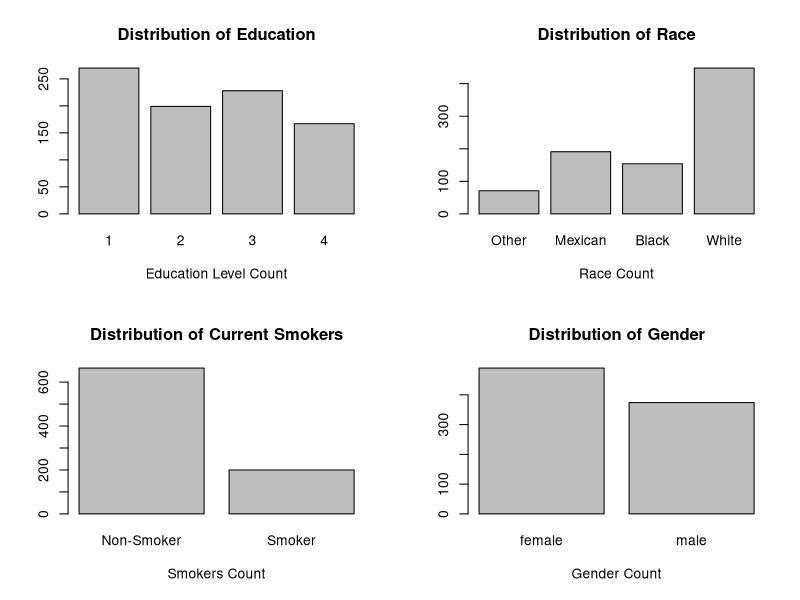
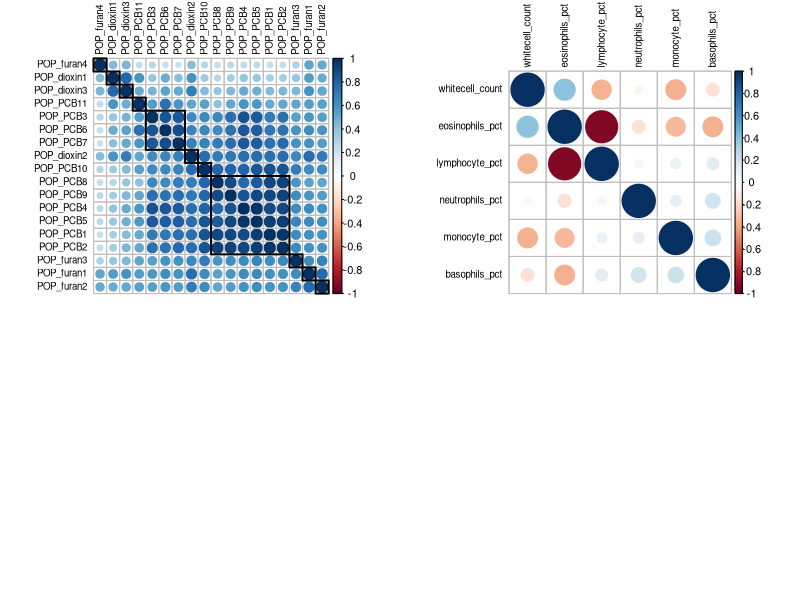
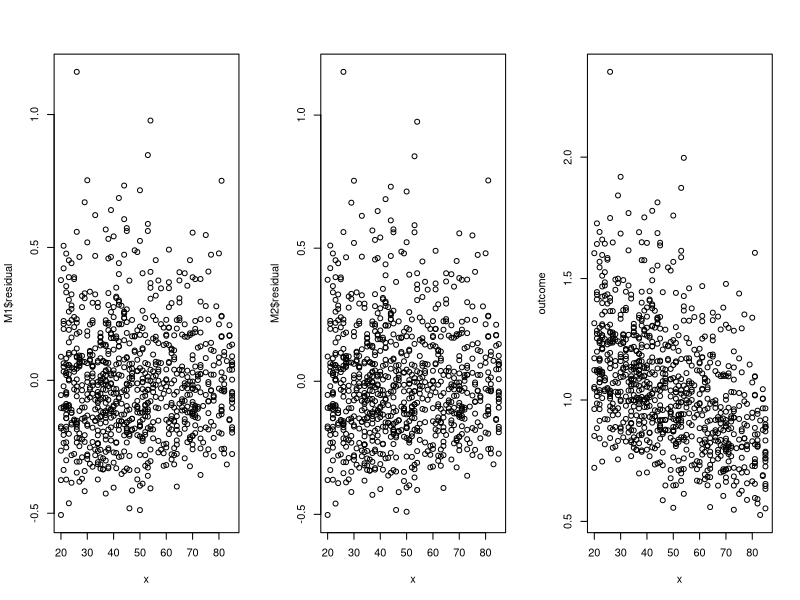
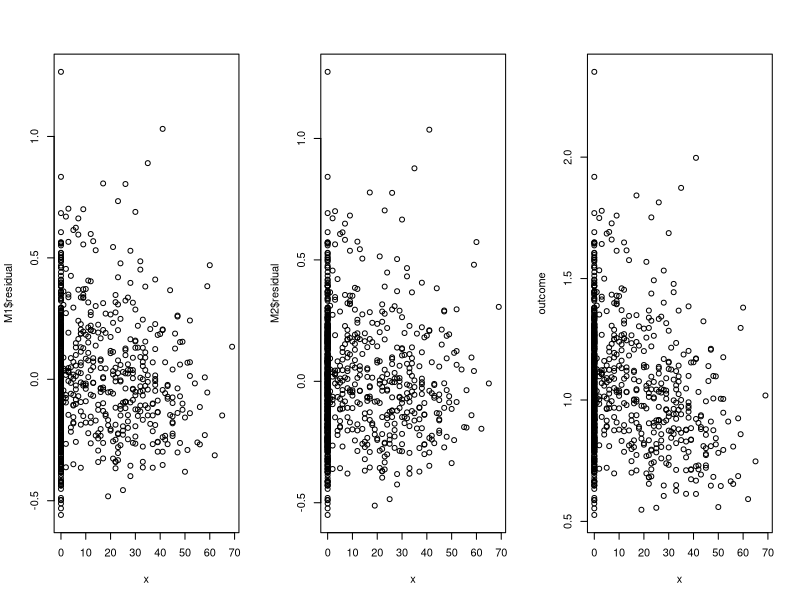
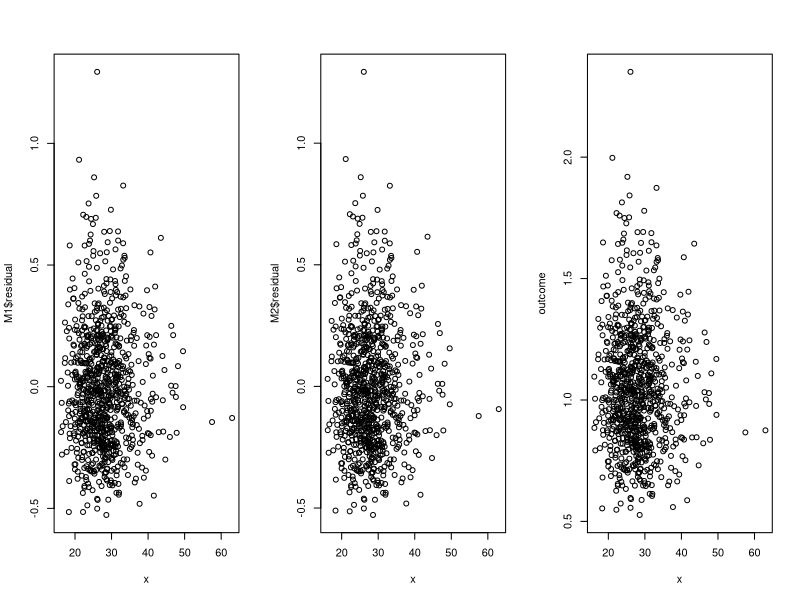
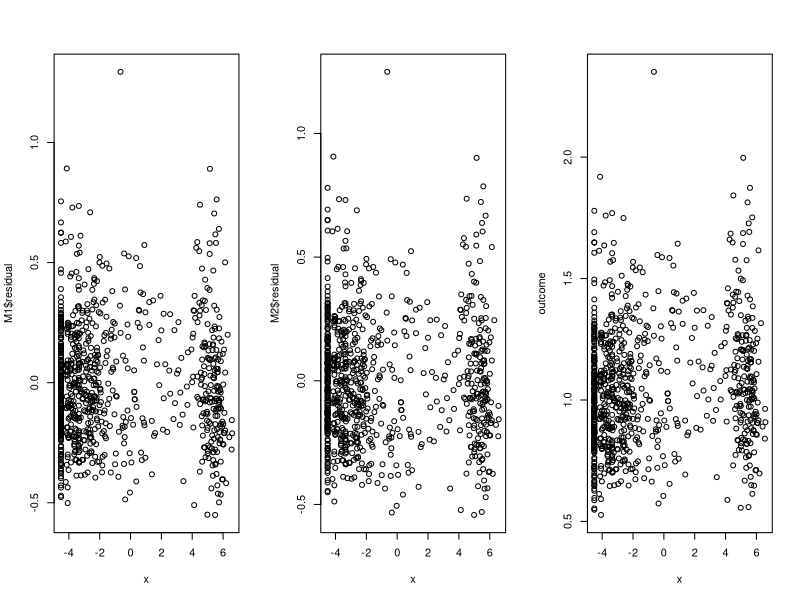
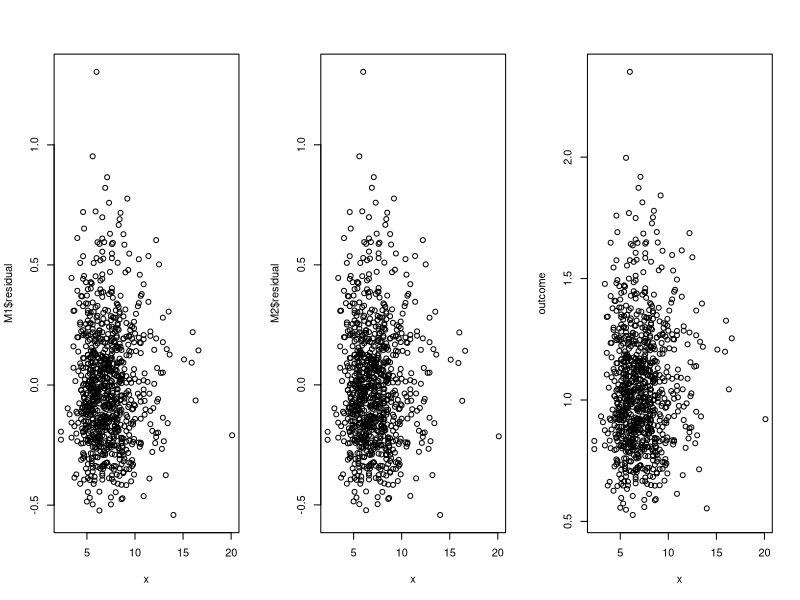
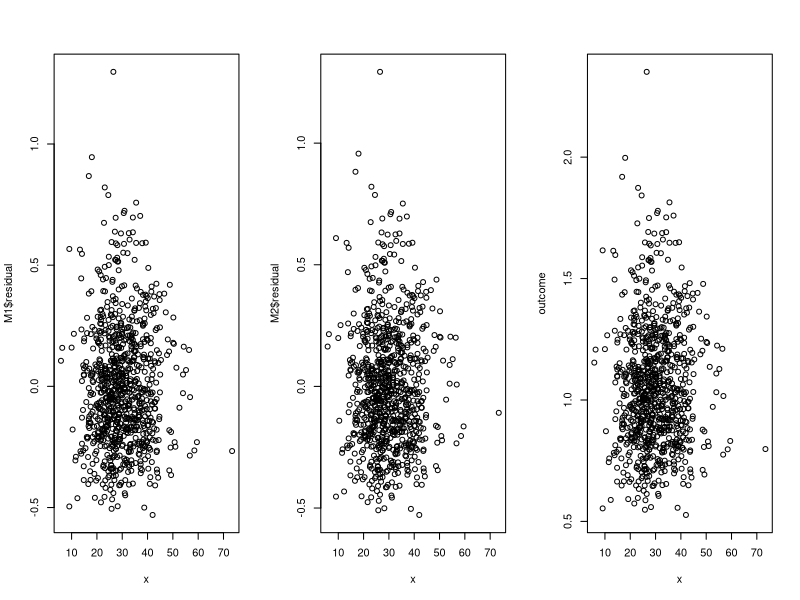

Write the R code that produced these figures, in order.
## ---- chunk 1
knitr::opts_chunk$set(echo = TRUE)
## ---- chunk 2
# import dataset

# CHANGE ABSOLUTE PATH
# setwd("~/Desktop/stat341/R331project/data")
# setwd("~/School/4A/STAT 331/R331project/data")
# setwd("~/Desktop/R331project/data")
# setwd("C:/Users/huawei/Desktop/R331project/data")

pollutants_raw <- read.csv("pollutants.csv", header = TRUE)
## ---- chunk 3
# Mxn's work
# clean the pollutants dataframe
pollutants <- subset(pollutants_raw , select = -X)

# deal with categorical data

# 1 = Less Than 9th Grade or 9-11th Grade (Includes 12th grade with no diploma) 
# 2 = High School Grad/GED or Equivalent
# 3 = Some College or AA degree
# 4 = College Graduate
edu_factor=factor(pollutants$edu_cat)

# 1 = Other Race (Including Multi-Racial);
# 2 = Mexican American; 
# 3 = Non-Hispanic Black; 
# 4 = Non-Hispanic White
race_factor=factor(pollutants$race_cat, 
                   labels = c("Other", "Mexican", "Black", "White"))

# 0 = does not currently smoke; 
# 1 = currently smokes
smoke_factor=factor(pollutants$smokenow, labels = c("Non-Smoker", "Smoker"))

# 0 = female, 1 = male
gender_factor=factor(pollutants$male, labels = c("female", "male"))


pollutants$edu_cat = edu_factor
pollutants$race_cat = race_factor
pollutants$smokenow = smoke_factor
pollutants$male = gender_factor
## ---- chunk 4
names(pollutants)
## ---- chunk 5
# Mxn's work
# put bargraphs for categorical data onto one picture
par(mfrow=c(2,2))

plot(edu_factor, 
     main="Distribution of Education",
     xlab="Education Level Count")

plot(race_factor, 
     main="Distribution of Race",
     xlab="Race Count")

plot(smoke_factor, 
     main="Distribution of Current Smokers",
     xlab="Smokers Count")

plot(gender_factor, 
     main="Distribution of Gender",
     xlab="Gender Count")
## ---- chunk 6
pollutants[436, 3:12]
## ---- chunk 7
# Estella's work 1
library(corrplot)
library(ggplot2)

POP_chemicals = c("POP_PCB1", "POP_PCB2","POP_PCB3", "POP_PCB4",
                  "POP_PCB5", "POP_PCB6","POP_PCB7", "POP_PCB8",
                  "POP_PCB9", "POP_PCB10", "POP_PCB11", 
                  "POP_dioxin1", "POP_dioxin2","POP_dioxin3",
                  "POP_furan1", "POP_furan2","POP_furan3","POP_furan4")

POP_chemicals_data <- pollutants [, POP_chemicals]
cc = cor(POP_chemicals_data , method = "spearman")

# cluster my POP_PCB so that those with similar patterns
# of correlation coefficients are closer together.
# https://jkzorz.github.io/2019/06/11/Correlation-heatmaps.html
corrplot(cc, tl.col = "black", order = "hclust", hclust.method = "average",
         addrect = 11, tl.cex = 0.7)
## ---- chunk 8
# mxn's work
WBC = c("whitecell_count", "lymphocyte_pct","monocyte_pct", 
        "eosinophils_pct", "basophils_pct", "neutrophils_pct")
WBC_data <- pollutants [, WBC]
cc = cor(WBC_data , method = "spearman")
corrplot(cc, tl.col = "black", order = "hclust", hclust.method = "average", tl.cex = 0.7)
## ---- chunk 9
train_data <- pollutants[1:600,]
test_data <- pollutants[601:nrow(pollutants),]
## ---- chunk 10
# Judy's work Part 1
# testing non-linearity in SLR
# if for any covariate, residual vs x for M1 has a pattern and
# residual vs x for M2 seems random, then y has a nonlinear
# relationship with with x.
# M1: fitting y to x
# M2: fitting y to x^2

par(mfrow=c(1, 3))
outcome <- pollutants$length
check <- function(x) {
  M1 <- lm(outcome ~ x)
  print(paste("residual for M1: ", sigma(M1)))
  M2 <- lm(outcome ~ x + I(x^2))
  print(paste("residual for M2: ", sigma(M2)))
  plot(x, M1$residual)
  plot(x, M2$residual)
  plot(x, outcome)
}

list <- list(pollutants$ageyrs, pollutants$yrssmoke,
             pollutants$BMI, pollutants$ln_lbxcot,
             pollutants$whitecell_count, pollutants$lymphocyte_pct, 
             pollutants$monocyte_pct, pollutants$eosinophils_pct, 
             pollutants$basophils_pct, pollutants$neutrophils_pct)
for (column in list) {
  check(column)
}
## ---- chunk 11
# Judy's work Part 2
# testing non-linearity in MLR
library(car)
M <- lm (length ~ ., data=pollutants)
avPlots(M)
## ---- chunk 12
# Estella's work 3
f <- as.formula(
  paste("length", paste("(", paste(POP_chemicals, collapse = "+"), ")^2"), sep="~"))
m_chem <- lm(f, data = pollutants)
# summary(m_chem)
## ---- chunk 13
# Estella's work 4 
# setting threshold of pvalue to be 0.05 and assess possible interaction terms
pvalues <- summary(m_chem)$coefficients[19:nrow(summary(m_chem)$coefficients),4]
p_threshold = 0.05
selected <- which(pvalues <= p_threshold)
names(selected)
## ---- chunk 14
#stepwise parameters selection without any interaction terms
M0 <- lm(length ~ 1, data = train_data) # minimal model
Mfull <- lm(length ~ ., data= train_data)

## 2 corresponds to AIC
## log(n) corresponds to BIC

# stepwise AIC
Mstart <- lm(length ~ ., data= train_data)
system.time({
  MAIC <- step(object = Mstart,
               scope = list(lower = M0, upper = Mfull),
               direction = "both", trace = 0, k = 2)
})

#stepwiseBIC
system.time({
  MBIC <- step(object = Mstart,
               scope = list(lower = M0, upper = Mfull),
               direction = "both", trace = 0, k = log(nrow(train_data)))
})

#stepwiseB_Adjusted R2
MAIC
MBIC
## ---- chunk 15
# stepwise parameters selection with any interaction terms
M0 <- lm(length ~ 1, data = train_data) # minimal model

# tail to remove length column
single <- paste(tail(colnames(train_data),-1), collapse = " + ")
# tail to remove intercept column
interaction <- paste(tail(names(selected),-1), collapse = " + ")
f_interaction <- as.formula(
  paste("length", paste("(", single,"+", interaction, ")"), sep = " ~"))

Mfull <- lm(f_interaction, data = train_data)
Mstart <- lm(f_interaction, data = train_data)

# stepwise AIC
Mstart <- lm(length ~ ., data= train_data)
system.time({
  MAIC_Interaction <- step(object = Mstart,
                           scope = list(lower = M0, upper = Mfull),
                           direction = "both", trace = 0, k = 2)
})

#stepwiseBIC
system.time({
  MBIC_Interaction <- step(object = Mstart,
                           scope = list(lower = M0, upper = Mfull),
                           direction = "both", trace = 0, 
                           k = log(nrow(train_data)))
})

#stepwiseB_Adjusted R2
MAIC_Interaction
MBIC_Interaction
## ---- chunk 16
# mxn's work
predAIC <- predict(MAIC, newdata=test_data)
predBIC <- predict(MBIC, newdata=test_data)
predAICInteraction <- predict(MAIC_Interaction, newdata=test_data)
predBICInteraction <- predict(MBIC_Interaction, newdata=test_data)

mean((test_data$length - predAIC)^2)
mean((test_data$length - predBIC)^2)
mean((test_data$length - predAICInteraction)^2)
mean((test_data$length - predBICInteraction)^2)
## ---- chunk 17
summary(pollutants)
## ---- chunk 18
# Mxn's work
# PCB 1-6
par(mfrow=c(1,6))
boxplot(pollutants[, 2], xlab="PCB 1")
boxplot(pollutants[, 3], xlab="PCB 2")
boxplot(pollutants[, 4], xlab="PCB 3")
boxplot(pollutants[, 5], xlab="PCB 4")
boxplot(pollutants[, 6], xlab="PCB 5")
boxplot(pollutants[, 7], xlab="PCB 6")
## ---- chunk 19
# PCB 7-11
par(mfrow=c(1,5))
boxplot(pollutants[, 8], xlab="PCB 7")
boxplot(pollutants[, 9], xlab="PCB 8")
boxplot(pollutants[, 10], xlab="PCB 9")
boxplot(pollutants[, 11], xlab="PCB 10")
boxplot(pollutants[, 12], xlab="PCB 11")
## ---- chunk 20
# Dioxin
par(mfrow=c(1,4))
boxplot(pollutants[, 16], xlab="Furan 1")
boxplot(pollutants[, 17], xlab="Furan 2")
boxplot(pollutants[, 18], xlab="Furan 3")
boxplot(pollutants[, 19], xlab="Furan 4")
## ---- chunk 21
# Furan
par(mfrow=c(1,3))
boxplot(pollutants[, 13], xlab="Dioxin 1")
boxplot(pollutants[, 14], xlab="Dioxin 2")
boxplot(pollutants[, 15], xlab="Dioxin 3")
## ---- chunk 22
# white blood cells and concentrations
par(mfrow=c(1,6))
boxplot(pollutants[, 20], xlab="WBC Cnt")
boxplot(pollutants[, 21], xlab="lymph %")
boxplot(pollutants[, 22], xlab="mono %")
boxplot(pollutants[, 23], xlab="eosin %")
boxplot(pollutants[, 24], xlab="baso %")
boxplot(pollutants[, 25], xlab="neutro %")
## ---- chunk 23
# others
par(mfrow=c(1,4))
boxplot(pollutants[, 26], xlab="BMI")
boxplot(pollutants[, 30], xlab="Age")
boxplot(pollutants[, 31], xlab="Smoke Yrs")
boxplot(pollutants[, 33], xlab="Log cotinine")
## ---- chunk 24
pollutant_mat = data.matrix(pollutants, rownames.force = NA)

max_PCB_idx = c()
for (c in 2:12) {
  max_PCB_idx[c-1] = which.max(pollutant_mat[, c])
}
max_PCB_idx
## ---- chunk 25
max_dioxin_idx = c()
for (c in 13:15) {
  max_dioxin_idx[c-12] = which.max(pollutant_mat[, c])
}
max_dioxin_idx
## ---- chunk 26
max_furan_idx = c()
for (c in 16:19) {
  max_furan_idx[c-15] = which.max(pollutant_mat[, c])
}
max_furan_idx
## ---- chunk 27
max_WBC_idx = c()
for (c in 20:25) {
  max_WBC_idx[c-19] = which.max(pollutant_mat[, c])
}
max_WBC_idx
